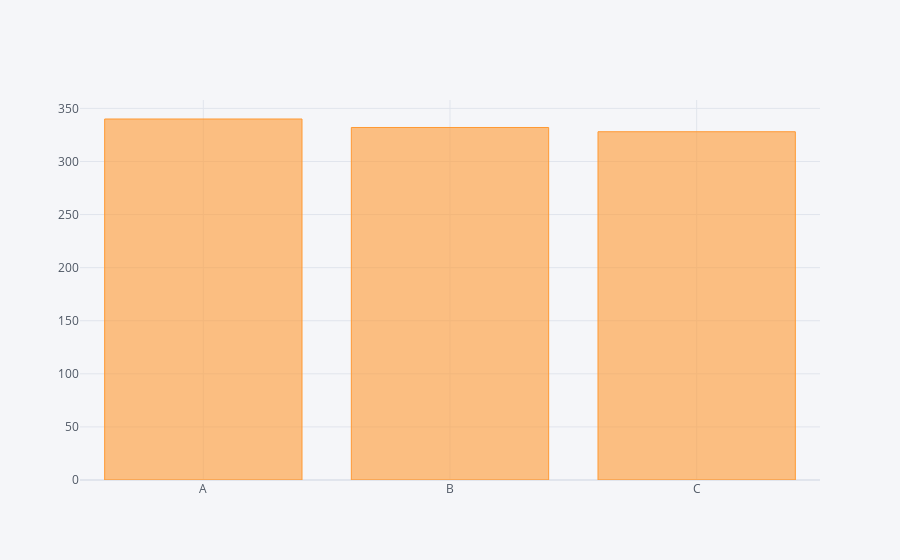

The cell this chart's notebook holds for it:
### Code cell
df['Branch'].value_counts().iplot(kind='bar')

### Figure 1 — Plotly figure (JSON) as saved in the notebook; plotly's stock layout.template omitted (floating-point values rounded to 4 significant figures)
{"data": [{"marker": {"color": "rgba(255, 153, 51, 0.6)", "line": {"color": "rgba(255, 153, 51, 1.0)", "width": 1}}, "name": "Branch", "orientation": "v", "text": "", "type": "bar", "x": ["A", "B", "C"], "y": [340, 332, 328]}], "layout": {"legend": {"bgcolor": "#F5F6F9", "font": {"color": "#4D5663"}}, "paper_bgcolor": "#F5F6F9", "plot_bgcolor": "#F5F6F9", "title": {"font": {"color": "#4D5663"}}, "xaxis": {"gridcolor": "#E1E5ED", "showgrid": true, "tickfont": {"color": "#4D5663"}, "title": {"font": {"color": "#4D5663"}, "text": ""}, "zerolinecolor": "#E1E5ED"}, "yaxis": {"gridcolor": "#E1E5ED", "showgrid": true, "tickfont": {"color": "#4D5663"}, "title": {"font": {"color": "#4D5663"}, "text": ""}, "zerolinecolor": "#E1E5ED"}}}
